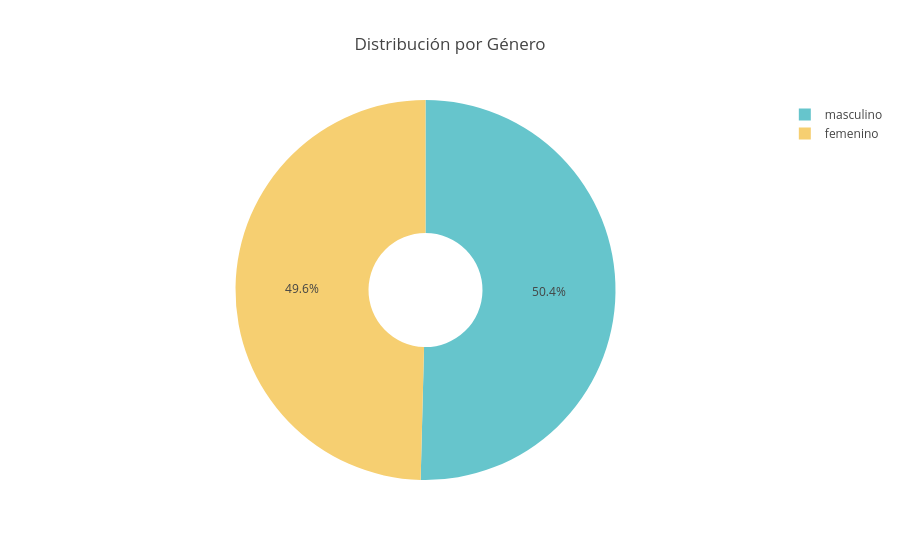

The notebook cell saved with this chart:
### Markdown cell above
Analicemos el genero de nuestra base de datos con un gráfico circular

### Code cell
# Contamos las frecuencias
df_counts = df_clean['género'].value_counts().reset_index()
df_counts.columns = ['género', 'cantidad']

# Graficamos usando la columna de números 'cantidad'
fig = px.pie(
    df_counts, 
    names='género', 
    values='cantidad', 
    title="Distribución por Género",
    hole=0.3,
    color_discrete_sequence=px.colors.qualitative.Pastel
)
fig.show()

### Figure 1 — Plotly figure (JSON) as saved in the notebook; plotly's stock layout.template omitted (floating-point values rounded to 4 significant figures)
{"data": [{"domain": {"x": [0, 1], "y": [0, 1]}, "hole": 0.3, "hovertemplate": "género=%{label}<br>cantidad=%{value}<extra></extra>", "labels": ["masculino", "femenino"], "legendgroup": "", "name": "", "showlegend": true, "type": "pie", "values": [1052, 1035]}], "layout": {"legend": {"tracegroupgap": 0}, "piecolorway": ["rgb(102, 197, 204)", "rgb(246, 207, 113)", "rgb(248, 156, 116)", "rgb(220, 176, 242)", "rgb(135, 197, 95)", "rgb(158, 185, 243)", "rgb(254, 136, 177)", "rgb(201, 219, 116)", "rgb(139, 224, 164)", "rgb(180, 151, 231)", "rgb(179, 179, 179)"], "title": {"text": "Distribución por Género"}}}
